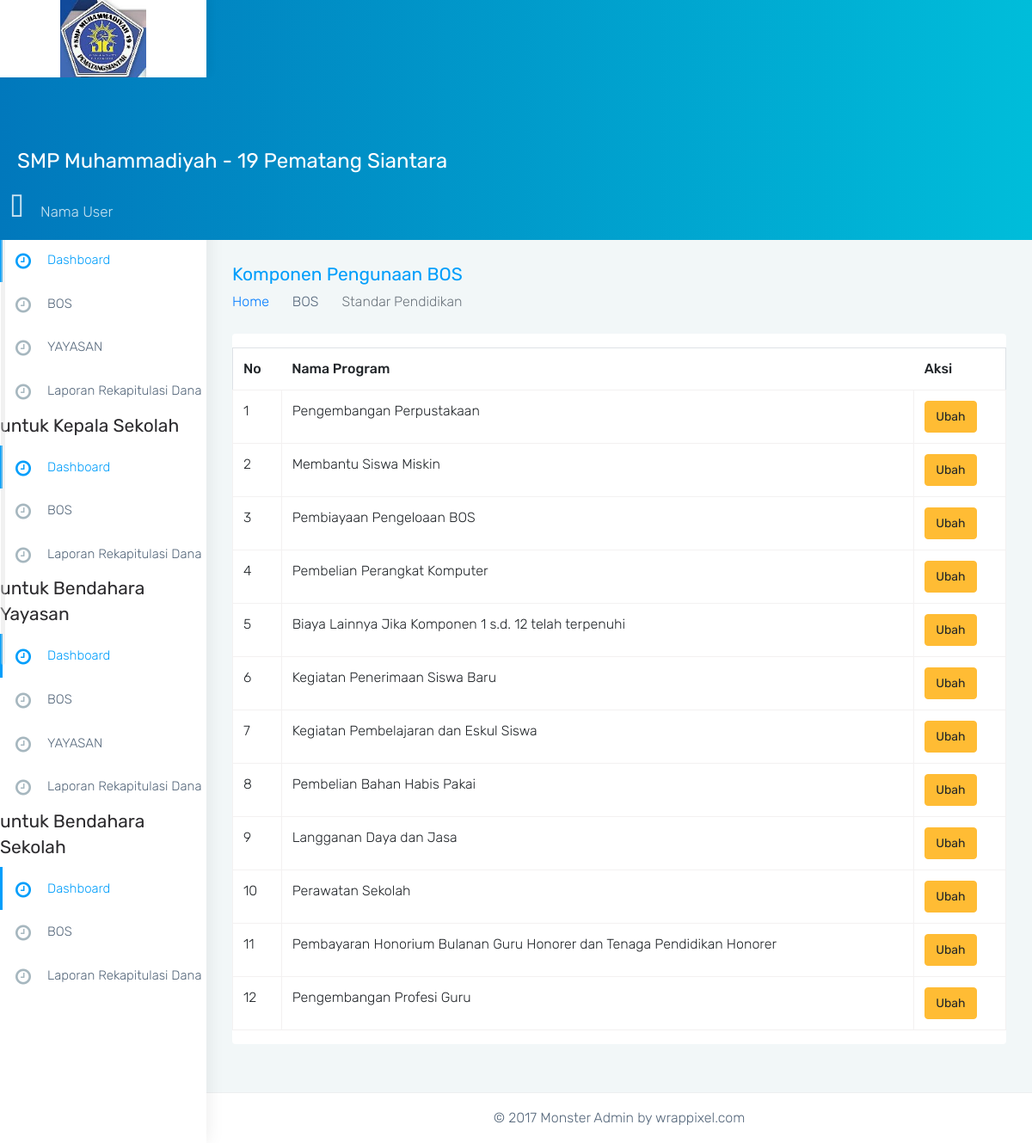
The page /komponen_pengunaan/index.php on the database as committed earlier.
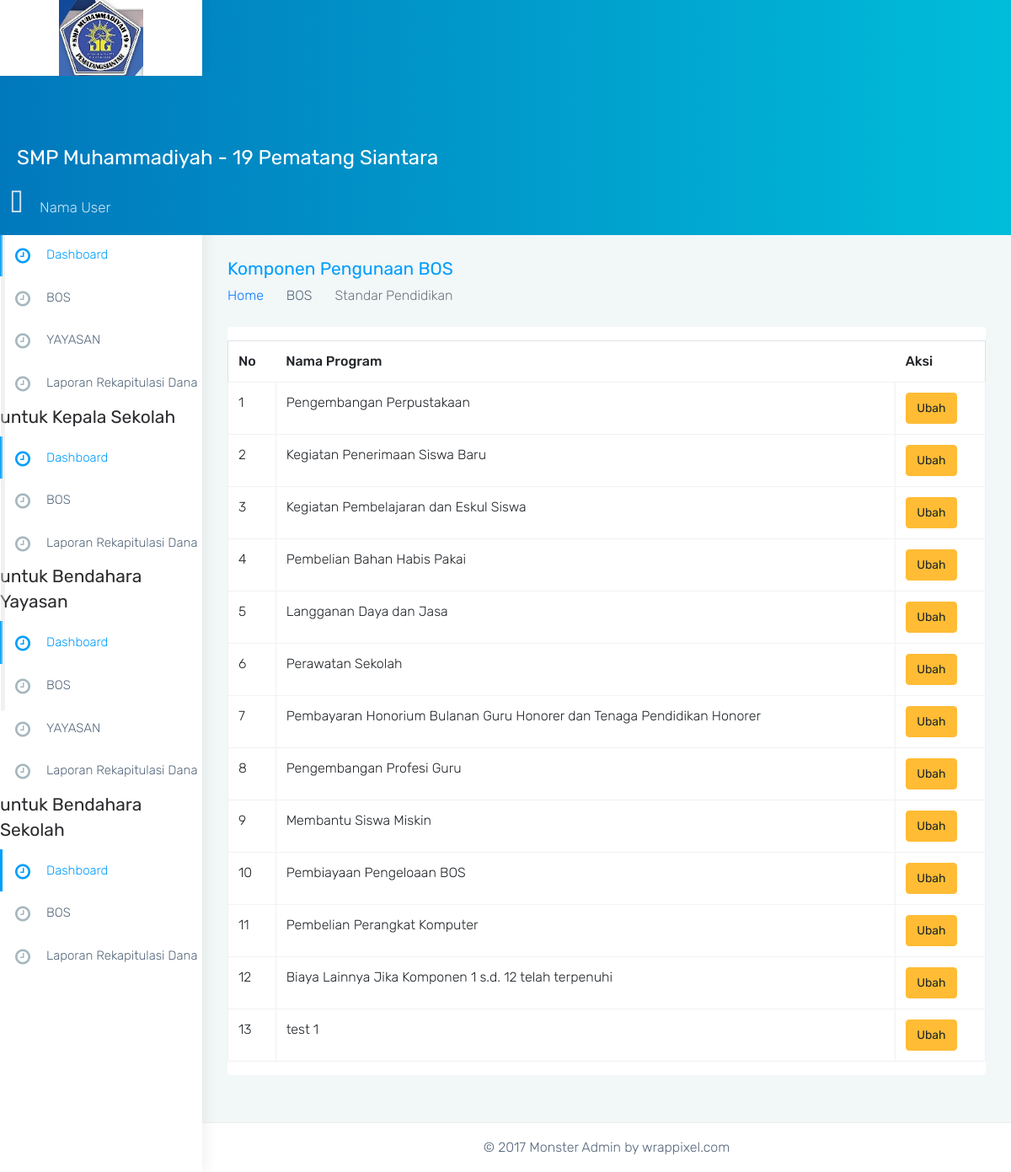
The same page on the database as committed later.
### tables this page shows
CREATE TABLE `bos_realisasi_komponen` (
  `id_bos_realisasi_komponen` int(11) NOT NULL,
  `nama_program` varchar(255) DEFAULT NULL
);

### komponen_pengunaan/index.php (called while the page is built)
<?php
require('../url.php');
require('../model/crud.php');
$crud = new Crud;
$standar = $crud->read_data('bos_realisasi_komponen');
require('../view/komponen_pengunaan.php');

### url.php (called while the page is built, shortened)
<?php
$url = 'http://localhost/simkeuangan/';

### model/koneksi.php (called while the page is built)
<?php
class Koneksi
{
  private $host     = 'localhost';
  private $username = 'root';
  private $password = '';
  private $database = 'simkeuangan';
  protected $conn;
  function __construct()
  {
    if (!isset($this->conn))
      $this->conn = new mysqli($this->host, $this->username, $this->password, $this->database);
    if (!$this->conn)
      echo 'Koneksi Gagal';
    else
      return $this->conn;
  }
}

### model/crud.php (called while the page is built, shortened)
<?php
include('koneksi.php');
class Crud extends Koneksi
{
  public function read_data($table, $where = null)
  {
    $query = "SELECT * FROM $table";
    $hasil = $this->conn->query($query);
    $rows = array();
    while ($row = $hasil->fetch_assoc()) {
      $rows[] = $row;
    }
    return $rows;
  }
}

### view/komponen_pengunaan.php (the view, shortened to what this page needs)
<!DOCTYPE html>
<html lang="en">
<?php require('template/head.php') ?>
<body class="fix-header card-no-border">
  <div id="main-wrapper">
    <?php require('template/header.php') ?>
    <?php require('template/sidebar.php') ?>
    <div class="page-wrapper">
      <div class="container-fluid">
        <div class="row page-titles">
          <div class="col-md-6 col-8 align-self-center">
            <h3 class="text-themecolor m-b-0 m-t-0">Komponen Pengunaan BOS</h3>
            <ol class="breadcrumb">
              <li class="breadcrumb-item"><a href="<?= $url; ?>">Home</a></li>
              <li class="breadcrumb-item">BOS</li>
              <li class="breadcrumb-item active">Standar Pendidikan</li>
            </ol>
          </div>
        </div>
        <div class="row">
          <div class="col-12">
            <div class="card">
              <div class="card-block">
                <table class="table table-bordered mt-3">
                  <thead>
                    <th>No</th>
                    <th>Nama Program</th>
                    <th>Aksi</th>
                  </thead>
                  <tbody>
                    <?php
                    $no = 1;
                    foreach ($standar as $st) {
                    ?>
                      <tr>
                        <td><?= $no; ?></td>
                        <td><?= $st['nama_program']; ?></td>
                        <td><button class="btn btn-warning">Ubah</button></td>
                      </tr>
                    <?php
                      $no++;
                    }
                    ?>
                  </tbody>
                </table>
              </div>
            </div>
          </div>
        </div>
      </div>
      <?php require('template/footer.php') ?>
    </div>
  </div>
</body>
</html>

### view/template/head.php (shortened to what this page needs)
<head>
  <link href="<?= $url; ?>assets/plugins/bootstrap/css/bootstrap.min.css" rel="stylesheet">
  <link href="<?= $url; ?>assets/css/style.css" rel="stylesheet">
  <link href="<?= $url; ?>assets/css/colors/blue.css" id="theme" rel="stylesheet">
  <link rel="stylesheet" href="https://cdn.datatables.net/1.10.21/css/dataTables.bootstrap4.min.css">
</head>

### view/template/header.php (shortened to what this page needs)
<header class="topbar">
  <nav class="navbar top-navbar navbar-toggleable-sm navbar-light">
    <div class="navbar-header">
      <a class="navbar-brand" href="<?= $url; ?>">
        <b>
          <img src="<?= $url; ?>assets/gambar/logo.jpg" height="90px" alt="homepage" class="dark-logo" />
        </b>
      </a>
    </div>
    <div class="navbar-collapse">
      <ul class="navbar-nav mr-auto mt-md-0 ">
        <li class="nav-item"> <a class="nav-link nav-toggler hidden-md-up text-muted waves-effect waves-dark" href="javascript:void(0)"><i class="ti-menu"></i></a> </li>
        <li class="nav-item hidden-sm-down">
          <form class="app-search p-l-20">
            <h2 class="text-white">SMP Muhammadiyah - 19 Pematang Siantara</h2>
          </form>
        </li>
      </ul>
      <ul class="navbar-nav my-lg-0">
        <li class="nav-item dropdown">
          <a class="nav-link dropdown-toggle text-muted waves-effect waves-dark" href="" data-toggle="dropdown" aria-haspopup="true" aria-expanded="false">
            <i class="fa fa-user-circle m-r-20 m-t-5" aria-hidden="true" style="font-size: 30px"></i>Nama User
          </a>
        </li>
      </ul>
    </div>
  </nav>
</header>

### view/template/sidebar.php (shortened to what this page needs)
<aside class="left-sidebar">
  <div class="scroll-sidebar">
    <nav class="sidebar-nav">
      <ul id="sidebarnav">
        <h3>untuk admin</h3>
        <li class="">
          <a href="<?= $url; ?>" class="waves-effect"><i class="fa fa-clock-o m-r-10" aria-hidden="true"></i>Dashboard</a>
        </li>
        <li class="">
          <a href="<?= $url; ?>" class="waves-effect"><i class="fa fa-clock-o m-r-10" aria-hidden="true"></i>Data pengguna</a>
        </li>
        <h3>untuk Ketua Yayasan</h3>
        <li class="active">
          <a href="<?= $url; ?>" class="waves-effect"><i class="fa fa-clock-o m-r-10" aria-hidden="true"></i>Dashboard</a>
        </li>
        <li><a href="#" class="waves-effect"><i class="fa fa-clock-o m-r-10" aria-hidden="true"></i>BOS</a>
        </li>
        <li>
          <a href="#" class="waves-effect"><i class="fa fa-clock-o m-r-10" aria-hidden="true"></i>YAYASAN</a>
        </li>
        <li><a href="#" class="waves-effect"><i class="fa fa-clock-o m-r-10" aria-hidden="true"></i>Laporan Rekapitulasi Dana</a>
        </li>
        <h3>untuk Kepala Sekolah</h3>
        <li class="active">
          <a href="<?= $url; ?>" class="waves-effect"><i class="fa fa-clock-o m-r-10" aria-hidden="true"></i>Dashboard</a>
        </li>
        <li><a href="#" class="waves-effect"><i class="fa fa-clock-o m-r-10" aria-hidden="true"></i>BOS</a>
        </li>
        <li>
          <a href="#" class="waves-effect"><i class="fa fa-clock-o m-r-10" aria-hidden="true"></i>Laporan Rekapitulasi Dana</a>
        </li>
        <h3>untuk Bendahara Yayasan</h3>
        <li class="active">
          <a href="<?= $url; ?>" class="waves-effect"><i class="fa fa-clock-o m-r-10" aria-hidden="true"></i>Dashboard</a>
        </li>
        <li><a href="#" class="waves-effect"><i class="fa fa-clock-o m-r-10" aria-hidden="true"></i>BOS</a>
        </li>
        <li><a href="#" class="waves-effect"><i class="fa fa-clock-o m-r-10" aria-hidden="true"></i>YAYASAN</a>
        </li>
        <li><a href="#" class="waves-effect"><i class="fa fa-clock-o m-r-10" aria-hidden="true"></i>Laporan Rekapitulasi Dana</a>
        </li>
        <h3>untuk Bendahara Sekolah</h3>
        <li class="active">
          <a href="<?= $url; ?>" class="waves-effect"><i class="fa fa-clock-o m-r-10" aria-hidden="true"></i>Dashboard</a>
        </li>
        <li><a href="#" class="waves-effect"><i class="fa fa-clock-o m-r-10" aria-hidden="true"></i>BOS</a>
        </li>
        <li>
          <a href="#" class="waves-effect"><i class="fa fa-clock-o m-r-10" aria-hidden="true"></i>Laporan Rekapitulasi Dana</a>
        </li>
      </ul>
    </nav>
  </div>
</aside>

### view/template/footer.php
<footer class="footer text-center">
© 2017 Monster Admin by wrappixel.com
</footer>

### assets/css/colors/blue.css (style rules this page uses)
.topbar { background: #009efb; background: -moz-linear-gradient(left, #0178bc 0%, #00bdda 100%); background: -webkit-linear-gradient(left, #0178bc 0%, #00bdda 100%); background: linear-gradient(to right, #0178bc 0%, #00bdda 100%); }
.topbar .navbar-header { background: #ffffff; box-shadow: 4px -4px 10px rgba(0, 0, 0, 0.05); }
.topbar .navbar-light .navbar-nav .nav-item > a.nav-link { color: rgba(255, 255, 255, 0.8) !important; }
.text-themecolor { color: #009efb !important; }
.sidebar-nav { background: #fff; }
.sidebar-nav ul li a { color: #54667a; }
.sidebar-nav > ul > li.active > a { border-left: 3px solid #009efb; color: #009efb; }
.sidebar-nav > ul > li.active > a i { color: #009efb; }
.sidebar-nav > ul > li > a { border-left: 3px solid #fff; }
.sidebar-nav > ul > li > a i { color: #a6b7bf; }

Rows that differ between the two databases and show on the page:
changed bos_realisasi_komponen "Membantu Siswa Miskin": moves down the list
changed bos_realisasi_komponen "Pembiayaan Pengeloaan BOS": moves down the list
changed bos_realisasi_komponen "Pembelian Perangkat Komputer": moves down the list
changed bos_realisasi_komponen "Biaya Lainnya Jika Komponen 1 s.d. 12 telah terpenuhi": moves down the list
added bos_realisasi_komponen: nama_program "test 1"
